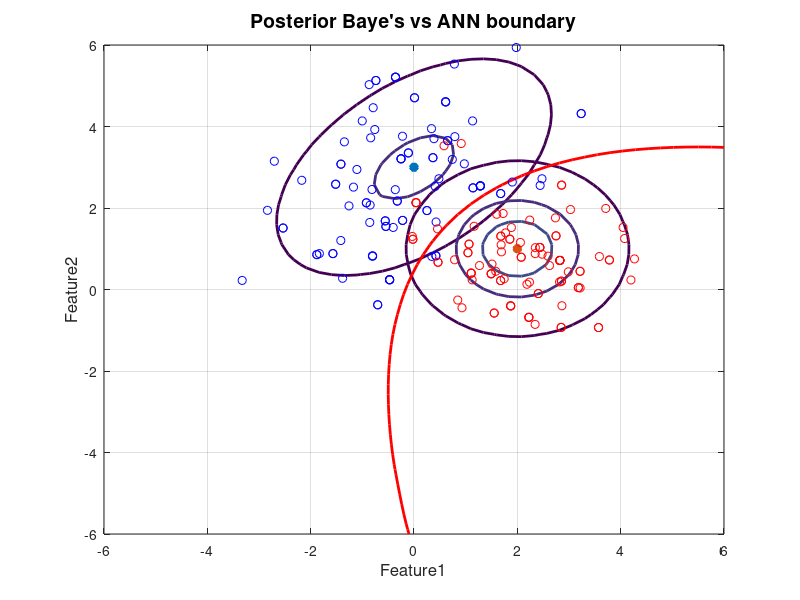
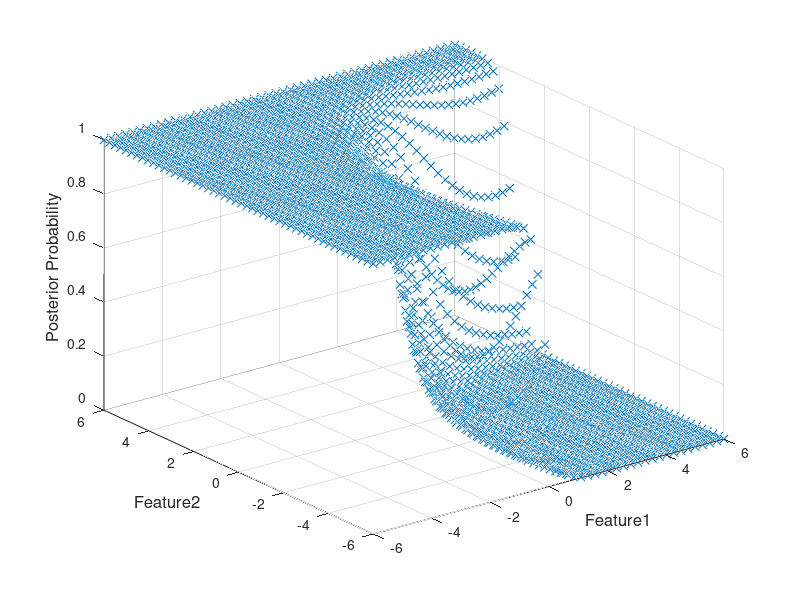

MATLAB code to generate these figures, in order: (Note: this script raises an error after producing the figures.)
%%Setup
N = 100;

m1 = [0; 3];
C1 = [2 1;1 2];

m2 = [2; 1];
C2 = [1 0;0 1];

numGrid = 50;
xRange = linspace(-6.0,6.0,numGrid);
yRange = linspace(-6.0,6.0,numGrid);

P1 = zeros(numGrid, numGrid);
P2 = P1;
Post1 = P1;
Postxy = [];
xx = [];
yy = [];

for i=1:numGrid
    for j=1:numGrid
        x = [yRange(j) xRange(i)]';
        P1(i,j) = mvnpdf(x', m1', C1);
        P2(i,j) = mvnpdf(x', m2', C2);
        Post1(i,j) = 1 / (1 + exp( (-1/2) *( ((x-m2)' * (C2^-1) * (x-m2)) - ((x-m1)' * (C1^-1) * (x-m1) ))));
        Postxy = [Postxy Post1(i,j)];
        xx = [xx xRange(i)];
        yy = [yy yRange(j)];
    end
end
Pmax = max(max([P1 P2]));
figure(1), clf,
contour(xRange, yRange, P1, [0.1*Pmax 0.5*Pmax  0.8*Pmax ], 'LineWidth', 2,'DisplayName','d1');
hold on
 plot(m1(1), m1(2), '*', 'LineWidth', 4,'DisplayName','d2');
contour(xRange, yRange, P2, [0.1*Pmax  0.5*Pmax  0.8*Pmax], 'LineWidth', 2,'DisplayName','d3');
 plot(m2(1), m2(2), '*', 'LineWidth', 4,'DisplayName','d4');
contour(xRange, yRange, Post1, [0.5 0.5], 'r','LineWidth', 2,'DisplayName','Baye''s boundary');
grid on;
% colorbar

xlabel('X1', 'FontSize', 12)
ylabel('X2', 'FontSize', 12)

% 3d post
figure(2)
scatter3(xx(:),yy(:),Post1(:),'xb');

xlabel('Feature1', 'FontSize', 12)
ylabel('Feature2', 'FontSize', 12)
zlabel('Posterior Probability', 'FontSize', 12)

%% Plot sampled data on contour
X1 = mvnrnd(m1, C1, N);
X2 = mvnrnd(m2, C2, N);
figure(1)
hold on;
sample_size = 100;
sx1 = datasample(X1,sample_size);
sx2 = datasample(X2,sample_size);
plot(sx1(:,1),sx1(:,2),'bo','DisplayName','Class1 Sample');
plot(sx2(:,1),sx2(:,2),'ro','DisplayName','Class2 Sample');
grid on;
 
axis([-6 6 -6 6]);
title('Posterior Baye''s vs ANN boundary', 'FontSize', 14);
xlabel('Feature1', 'FontSize', 12)
ylabel('Feature2', 'FontSize', 12)

%% 1) neuron network
X = [X1;X2];
W=[ones(length(X1),1);zeros(length(X2),1)];

[netsmall] = feedforwardnet(10);
[netsmall] = train(netsmall, X', W');

[netbig] = feedforwardnet(30);
[netbig] = train(netbig, X', W');

% [net] = feedforwardnet(20);
% [net] = train(net, X', W');
% 
Pnetbig =zeros(numGrid, numGrid);
% Pnet =zeros(numGrid, numGrid);
Pnetsmall =zeros(numGrid, numGrid);
for i=1:numGrid
    for j=1:numGrid
        x = [yRange(j) xRange(i)]';
        [Pnetsmall(i,j)] = netsmall(x);
        [Pnetbig(i,j)] = netbig(x);
%         [Pnet(i,j)] = net(x);
    end
end
figure(1),
hold on,
contour(xRange, yRange, Pnetbig, [0.5 0.5],'m', 'LineWidth', 2,'DisplayName','Net30');
% contour(xRange, yRange, Pnet, [0.5 0.5],'g', 'LineWidth', 2,'DisplayName','Net20');
contour(xRange, yRange, Pnetsmall, [0.5 0.5],'c', 'LineWidth', 2,'DisplayName','Net10');

legend('show')
hold off



% % 
% % %% Generate unseen data
% % X1 = mvnrnd(m1, C1, 1000);
% % X2 = mvnrnd(m2, C2, 1000);
% % figure(1)
% % hold on;
% % sample_size = 100;
% % sx1 = datasample(X1,sample_size);
% % sx2 = datasample(X2,sample_size);
% % plot(sx1(:,1),sx1(:,2),'bx','DisplayName','Class1 Unseen data');
% % plot(sx2(:,1),sx2(:,2),'rx','DisplayName','Class2 Unseen data');
% % grid on;
% %  

